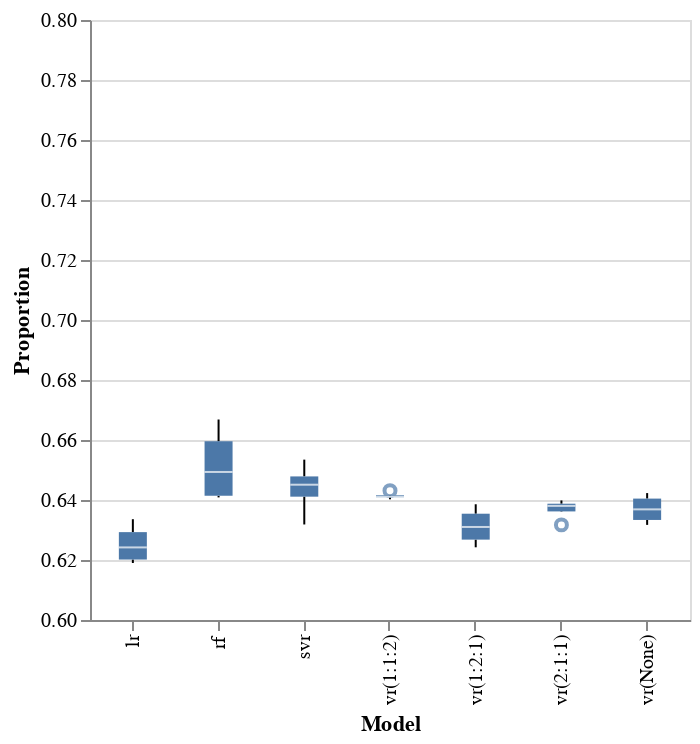

Notebook code for this chart:
### Code cell
print(map_scores)

alt.Chart(map_scores).mark_boxplot().encode(
    alt.Y("Proportion:Q", scale=alt.Scale(domain=[0.6, 0.8])),
    x='Model',
).properties(width=300)

### Figure 1 — Vega-Lite specification as saved in the notebook (floating-point values rounded to 4 significant figures)
{"config": {"view": {"continuousWidth": 400, "continuousHeight": 300}}, "data": {"name": "data-dcbfbb24582a4648af502909dd83cfde"}, "mark": "boxplot", "encoding": {"x": {"type": "nominal", "field": "Model"}, "y": {"type": "quantitative", "field": "Proportion", "scale": {"domain": [0.6, 0.8]}}}, "width": 300, "$schema": "https://vega.github.io/schema/vega-lite/v4.8.1.json", "datasets": {"data-dcbfbb24582a4648af502909dd83cfde": [{"Model": "svr", "Proportion": 0.6535}, {"Model": "lr", "Proportion": 0.6205}, {"Model": "rf", "Proportion": 0.6668}, {"Model": "vr(None)", "Proportion": 0.6317}, {"Model": "vr(2:1:1)", "Proportion": 0.6317}, {"Model": "vr(1:2:1)", "Proportion": 0.6242}, {"Model": "vr(1:1:2)", "Proportion": 0.6431}, {"Model": "svr", "Proportion": 0.6442}, {"Model": "lr", "Proportion": 0.6336}, {"Model": "rf", "Proportion": 0.6571}, {"Model": "vr(None)", "Proportion": 0.6399}, {"Model": "vr(2:1:1)", "Proportion": 0.6399}, {"Model": "vr(1:2:1)", "Proportion": 0.6386}, {"Model": "vr(1:1:2)", "Proportion": 0.6411}, {"Model": "svr", "Proportion": 0.6318}, {"Model": "lr", "Proportion": 0.6279}, {"Model": "rf", "Proportion": 0.6416}, {"Model": "vr(None)", "Proportion": 0.6423}, {"Model": "vr(2:1:1)", "Proportion": 0.6384}, {"Model": "vr(1:2:1)", "Proportion": 0.6344}, {"Model": "vr(1:1:2)", "Proportion": 0.6411}, {"Model": "svr", "Proportion": 0.646}, {"Model": "lr", "Proportion": 0.619}, {"Model": "rf", "Proportion": 0.6409}, {"Model": "vr(None)", "Proportion": 0.6339}, {"Model": "vr(2:1:1)", "Proportion": 0.6377}, {"Model": "vr(1:2:1)", "Proportion": 0.6276}, {"Model": "vr(1:1:2)", "Proportion": 0.6402}]}}
